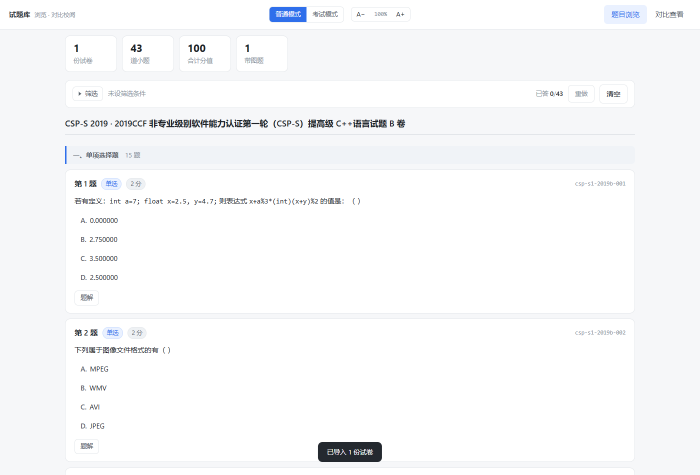
#> input picture assets/resources/files/csp-exam-materials/协作/核验/_shots-题解/01-普通模式-题解默认折叠.png, 1400 x 950 px (shown at 1/2 size)
$ python -i crop_region.py   (imports and definitions only)
#> lines starting #> are read from the running program, lines starting #| are printed output that depends on the picture; after the words box and inside, x2 and y2 are one past the last pixel; in counts of white or black regions, pixels touching at a corner belong together
#> further down, picture is the input picture: PIL image 1400x950 RGB; mean R, G, B 248.1, 248.8, 250
#!/usr/bin/env python3
"""从页面 PNG 中裁切指定矩形区域，用于把扫描件里的插图单独提取成 assets 图片。

坐标以「原图像素」为单位，原点在左上角。

用法:
    uv run --with pillow python tools/crop_region.py <src.png> <dst.png> ^
        --box left,top,right,bottom [--mask x1,y1,x2,y2]... [--trim] [--pad 8]

    --mask  在裁切结果上涂白一块区域（坐标相对裁切框左上角），可重复。
            用于去掉窜入图框的上一行残字、页码、水印等。
    --trim  自动裁掉四周纯白边距，适合手工框得偏大的情况。
"""
import argparse
import pathlib
import sys

from PIL import Image, ImageDraw, ImageOps


def trim_white(im: Image.Image, tolerance: int = 245) -> Image.Image:
    """裁掉四周接近纯白的边距。"""
#> called with tolerance = 245
    gray = im.convert("L")
    mask = gray.point(lambda v: 0 if v >= tolerance else 255)
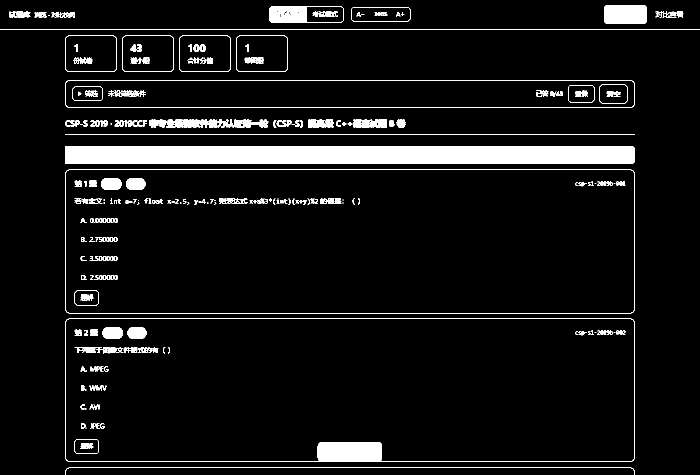
#> mask: PIL image 1400x950 L (shown at 1/2 size); 6.7% white; 224 white regions (46 under 20 px), largest, box (x1, y1, x2, y2) and area: (130, 292, 1270, 328) 41016, (130, 637, 1270, 924) 7683, (1208, 10, 1294, 48) 3220
    bbox = mask.getbbox()
#> bbox = (0, 10, 1400, 950)
    return im.crop(bbox) if bbox else im
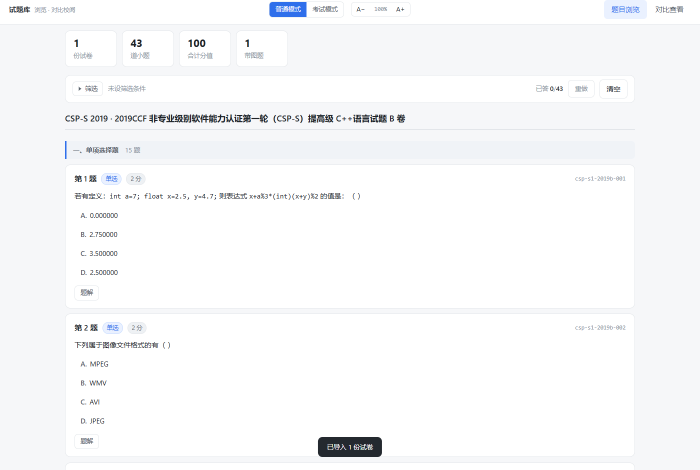
#> returned value: PIL image 1400x940 RGB (shown at 1/2 size); mean R, G, B 248, 248.7, 249.9


# [49 lines left out: functions parse_quad, main, not called in this run]


# [2 lines not run here, left out]

>>> from PIL import Image
>>> picture = Image.open('../协作/核验/_shots-题解/01-普通模式-题解默认折叠.png')
>>> result = trim_white(picture)

$ run again, on assets/resources/files/csp-exam-materials/协作/核验/_shots-题解/03-判断题-016-题解.png
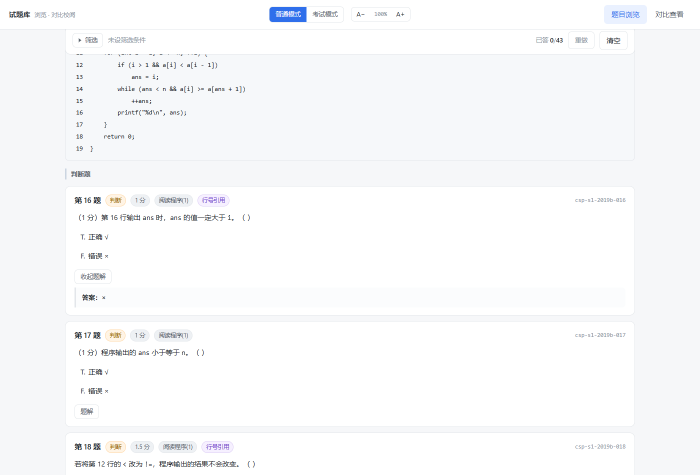
#> input picture assets/resources/files/csp-exam-materials/协作/核验/_shots-题解/03-判断题-016-题解.png, 1400 x 950 px (shown at 1/2 size)
#> picture is the input picture: PIL image 1400x950 RGB; mean R, G, B 248.8, 249.5, 250.7
#> in trim_white, `mask = gray.point(lambda v: 0 if v >= tolerance else 255)`:
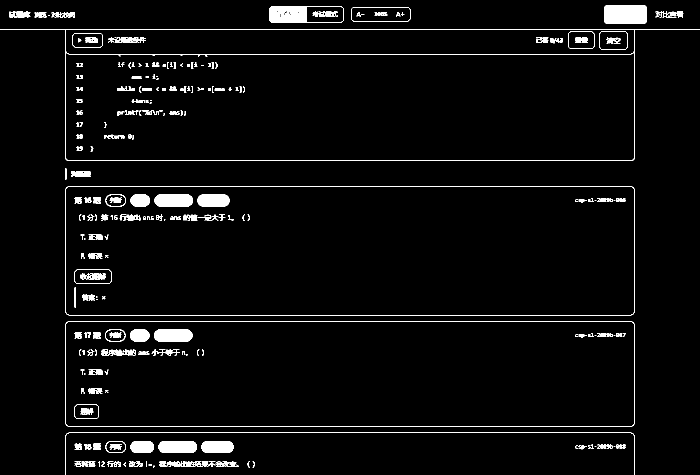
#> mask: PIL image 1400x950 L (shown at 1/2 size); 3.4% white; 277 white regions (63 under 20 px), largest, box (x1, y1, x2, y2) and area: (0, 58, 1400, 322) 4359, (1208, 10, 1294, 48) 3220, (130, 372, 1270, 631) 2794
#> bbox = (0, 10, 1400, 950)
#> in trim_white, `return im.crop(bbox) if bbox else im`:
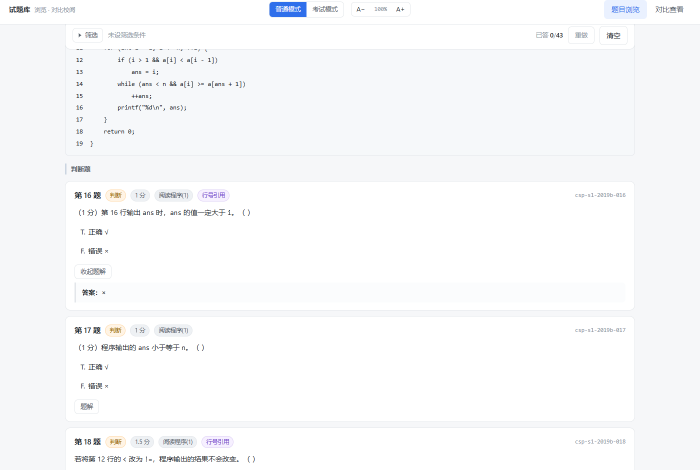
#> returned value: PIL image 1400x940 RGB (shown at 1/2 size); mean R, G, B 248.7, 249.5, 250.7

$ run again, on assets/resources/files/csp-exam-materials/协作/核验/_shots-题解/05-考试模式-提交前-无题解.png
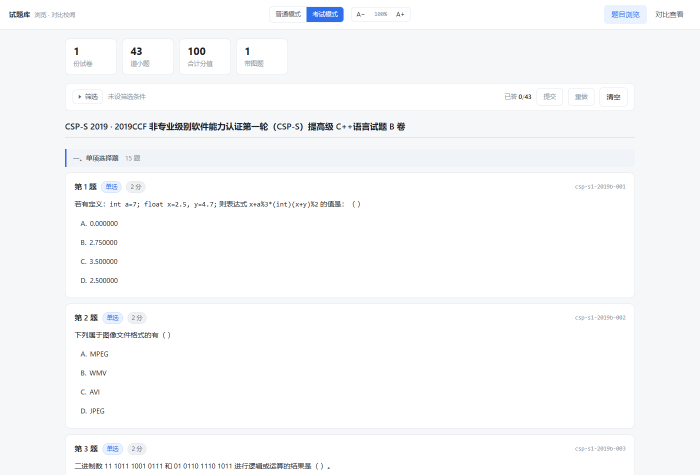
#> input picture assets/resources/files/csp-exam-materials/协作/核验/_shots-题解/05-考试模式-提交前-无题解.png, 1400 x 950 px (shown at 1/2 size)
#> picture is the input picture: PIL image 1400x950 RGB; mean R, G, B 248.5, 249.2, 250.4
#> in trim_white, `mask = gray.point(lambda v: 0 if v >= tolerance else 255)`:
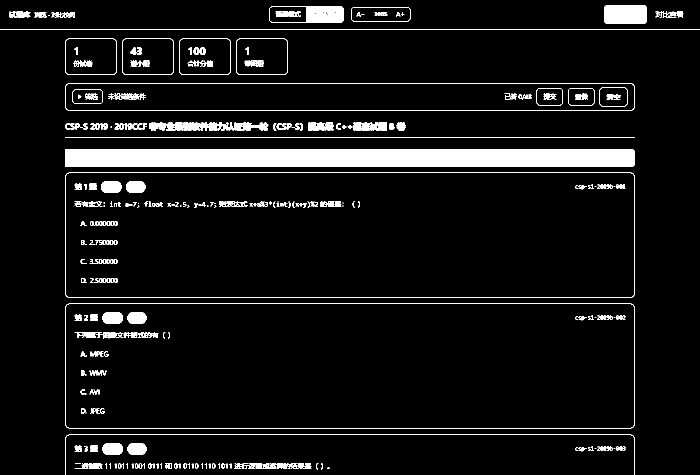
#> mask: PIL image 1400x950 L (shown at 1/2 size); 6.7% white; 275 white regions (54 under 20 px), largest, box (x1, y1, x2, y2) and area: (130, 298, 1270, 334) 41016, (1208, 10, 1294, 48) 3220, (130, 345, 1270, 596) 2778
#> bbox = (0, 10, 1400, 950)
#> in trim_white, `return im.crop(bbox) if bbox else im`:
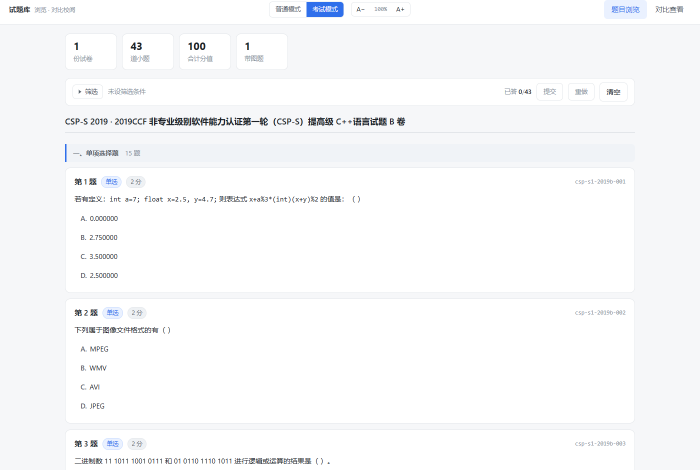
#> returned value: PIL image 1400x940 RGB (shown at 1/2 size); mean R, G, B 248.4, 249.1, 250.3
